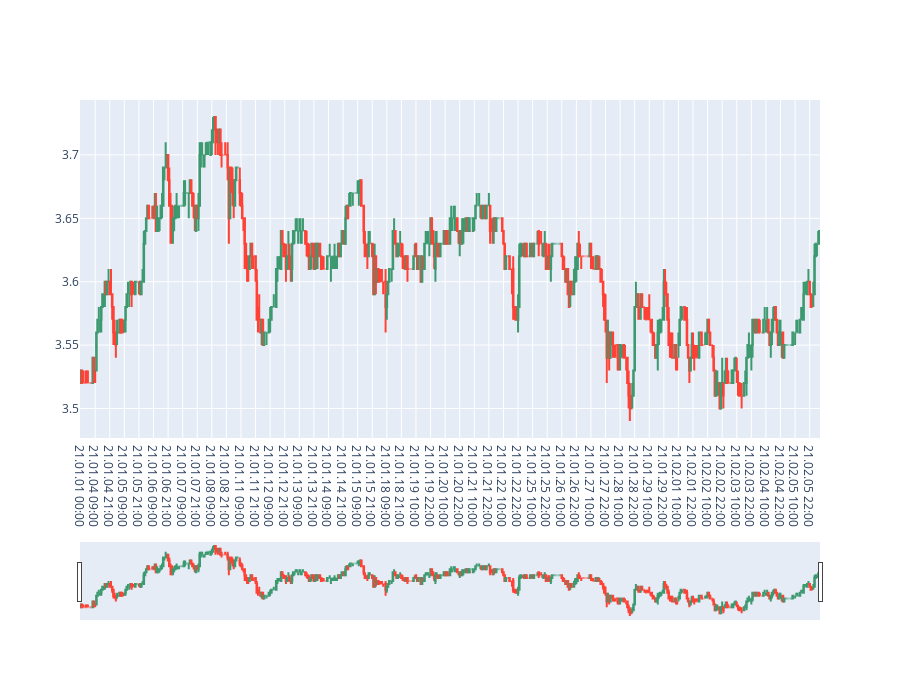

Notebook code cell kept with this figure:
### Code cell
df = candle('HG', '60', '2021-01-01', digit=2)
candle_chart(df)

### Figure 1 — Plotly figure (JSON) as saved in the notebook; plotly's stock layout.template omitted (floating-point values rounded to 4 significant figures; data arrays with more than 128 entries replaced by an {"elided": "..."} marker saying what was removed)
{"data": [{"close": {"elided": "609 float values"}, "high": {"elided": "609 float values"}, "low": {"elided": "609 float values"}, "open": {"elided": "609 float values"}, "type": "candlestick", "x": {"elided": "609 str values"}}], "layout": {"height": 700}}
